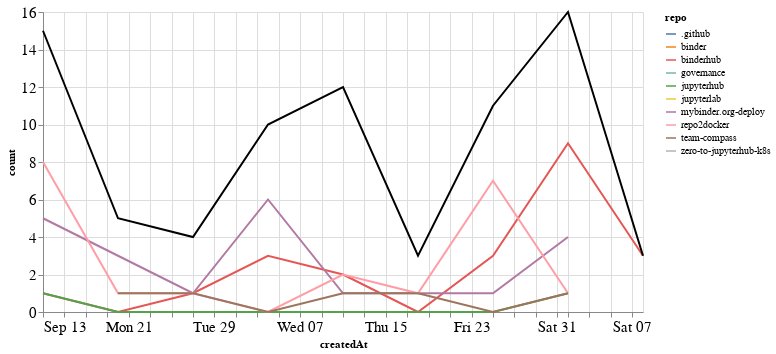

Write notebook code for a chart like this one.
### Markdown cell above
## Comments

### Code cell
comments_time = comments.groupby('repo').resample('W', on='createdAt').count()['author'].reset_index()
comments_time = comments_time.rename(columns={'author': 'count'})
comments_time_total = comments_time.groupby('createdAt').agg({"count": "sum"}).reset_index()
ch1 = alt.Chart(comments_time, width=600).mark_line().encode(
    x='createdAt',
    y='count',
    color='repo',
    tooltip="repo"
)

ch2 = alt.Chart(comments_time_total, width=600).mark_line(color="black").encode(
    x='createdAt',
    y='count',
)

ch1 + ch2

### Figure 1 — Vega-Lite specification as saved in the notebook (floating-point values rounded to 4 significant figures)
{"config": {"axisLeft": {"labelFontSize": 15}, "axisBottom": {"labelFontSize": 15}}, "layer": [{"data": {"name": "data-c5558cb73ea3742e717c9d3111e3874c"}, "mark": "line", "encoding": {"color": {"type": "nominal", "field": "repo"}, "tooltip": {"type": "nominal", "field": "repo"}, "x": {"type": "temporal", "field": "createdAt"}, "y": {"type": "quantitative", "field": "count"}}, "width": 600}, {"data": {"name": "data-5e0394b0847b2eabc0a95df93252dc26"}, "mark": {"type": "line", "color": "black"}, "encoding": {"x": {"type": "temporal", "field": "createdAt"}, "y": {"type": "quantitative", "field": "count"}}, "width": 600}], "$schema": "https://vega.github.io/schema/vega-lite/v4.8.1.json", "datasets": {"data-c5558cb73ea3742e717c9d3111e3874c": [{"repo": ".github", "createdAt": "2020-10-04T00:00:00", "count": 1}, {"repo": "binder", "createdAt": "2020-10-11T00:00:00", "count": 2}, {"repo": "binderhub", "createdAt": "2020-09-13T00:00:00", "count": 1}, {"repo": "binderhub", "createdAt": "2020-09-20T00:00:00", "count": 0}, {"repo": "binderhub", "createdAt": "2020-09-27T00:00:00", "count": 1}, {"repo": "binderhub", "createdAt": "2020-10-04T00:00:00", "count": 3}, {"repo": "binderhub", "createdAt": "2020-10-11T00:00:00", "count": 2}, {"repo": "binderhub", "createdAt": "2020-10-18T00:00:00", "count": 0}, {"repo": "binderhub", "createdAt": "2020-10-25T00:00:00", "count": 3}, {"repo": "binderhub", "createdAt": "2020-11-01T00:00:00", "count": 9}, {"repo": "binderhub", "createdAt": "2020-11-08T00:00:00", "count": 3}, {"repo": "governance", "createdAt": "2020-10-11T00:00:00", "count": 1}, {"repo": "jupyterhub", "createdAt": "2020-09-13T00:00:00", "count": 1}, {"repo": "jupyterhub", "createdAt": "2020-09-20T00:00:00", "count": 0}, {"repo": "jupyterhub", "createdAt": "2020-09-27T00:00:00", "count": 0}, {"repo": "jupyterhub", "createdAt": "2020-10-04T00:00:00", "count": 0}, {"repo": "jupyterhub", "createdAt": "2020-10-11T00:00:00", "count": 0}, {"repo": "jupyterhub", "createdAt": "2020-10-18T00:00:00", "count": 0}, {"repo": "jupyterhub", "createdAt": "2020-10-25T00:00:00", "count": 0}, {"repo": "jupyterhub", "createdAt": "2020-11-01T00:00:00", "count": 1}, {"repo": "jupyterlab", "createdAt": "2020-10-11T00:00:00", "count": 1}, {"repo": "mybinder.org-deploy", "createdAt": "2020-09-13T00:00:00", "count": 5}, {"repo": "mybinder.org-deploy", "createdAt": "2020-09-20T00:00:00", "count": 3}, {"repo": "mybinder.org-deploy", "createdAt": "2020-09-27T00:00:00", "count": 1}, {"repo": "mybinder.org-deploy", "createdAt": "2020-10-04T00:00:00", "count": 6}, {"repo": "mybinder.org-deploy", "createdAt": "2020-10-11T00:00:00", "count": 1}, {"repo": "mybinder.org-deploy", "createdAt": "2020-10-18T00:00:00", "count": 1}, {"repo": "mybinder.org-deploy", "createdAt": "2020-10-25T00:00:00", "count": 1}, {"repo": "mybinder.org-deploy", "createdAt": "2020-11-01T00:00:00", "count": 4}, {"repo": "repo2docker", "createdAt": "2020-09-13T00:00:00", "count": 8}, {"repo": "repo2docker", "createdAt": "2020-09-20T00:00:00", "count": 1}, {"repo": "repo2docker", "createdAt": "2020-09-27T00:00:00", "count": 1}, {"repo": "repo2docker", "createdAt": "2020-10-04T00:00:00", "count": 0}, {"repo": "repo2docker", "createdAt": "2020-10-11T00:00:00", "count": 2}, {"repo": "repo2docker", "createdAt": "2020-10-18T00:00:00", "count": 1}, {"repo": "repo2docker", "createdAt": "2020-10-25T00:00:00", "count": 7}, {"repo": "repo2docker", "createdAt": "2020-11-01T00:00:00", "count": 1}, {"repo": "team-compass", "createdAt": "2020-09-20T00:00:00", "count": 1}, {"repo": "team-compass", "createdAt": "2020-09-27T00:00:00", "count": 1}, {"repo": "team-compass", "createdAt": "2020-10-04T00:00:00", "count": 0}, {"repo": "team-compass", "createdAt": "2020-10-11T00:00:00", "count": 1}, {"repo": "team-compass", "createdAt": "2020-10-18T00:00:00", "count": 1}, {"repo": "team-compass", "createdAt": "2020-10-25T00:00:00", "count": 0}, {"repo": "team-compass", "createdAt": "2020-11-01T00:00:00", "count": 1}, {"repo": "zero-to-jupyterhub-k8s", "createdAt": "2020-10-11T00:00:00", "count": 2}], "data-5e0394b0847b2eabc0a95df93252dc26": [{"createdAt": "2020-09-13T00:00:00", "count": 15}, {"createdAt": "2020-09-20T00:00:00", "count": 5}, {"createdAt": "2020-09-27T00:00:00", "count": 4}, {"createdAt": "2020-10-04T00:00:00", "count": 10}, {"createdAt": "2020-10-11T00:00:00", "count": 12}, {"createdAt": "2020-10-18T00:00:00", "count": 3}, {"createdAt": "2020-10-25T00:00:00", "count": 11}, {"createdAt": "2020-11-01T00:00:00", "count": 16}, {"createdAt": "2020-11-08T00:00:00", "count": 3}]}}
